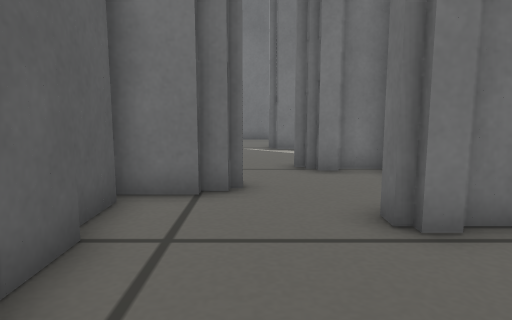
[1] (above)

16 first-person views from a walk through a robot-simulator world made for Gazebo. The camera is 0.3 m above the floor, tilts 8° down and sees 70° across. The floor is counted in squares, 0.2 m on a side. Each view is taken from the middle of a square. On the plan, view 1 faces up. The plan holds only what a view shows up to about 16 squares ahead; the rest is blank.

[2]
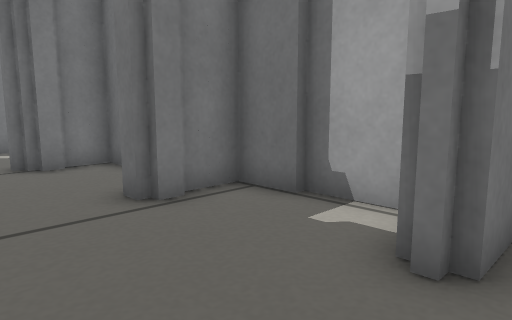

[3]
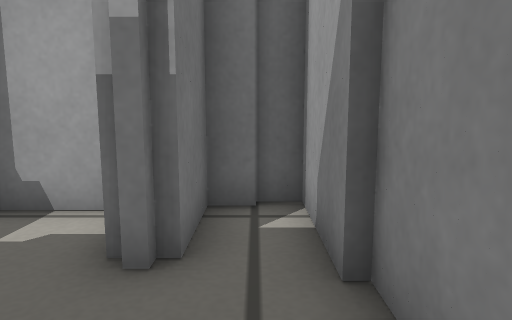

[4]
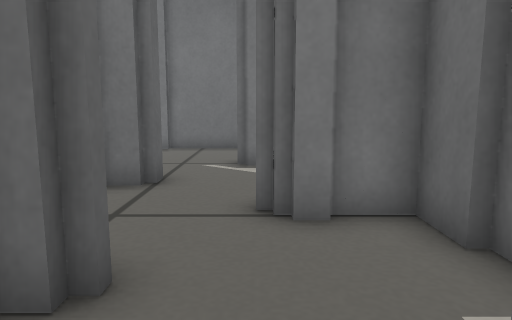

[5]
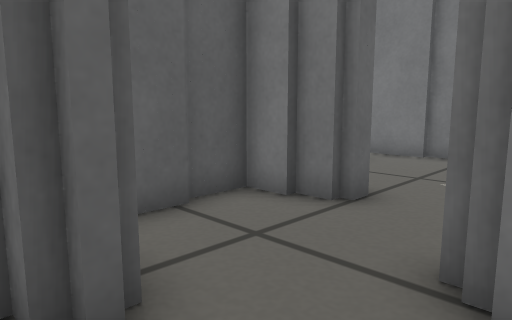

[6]
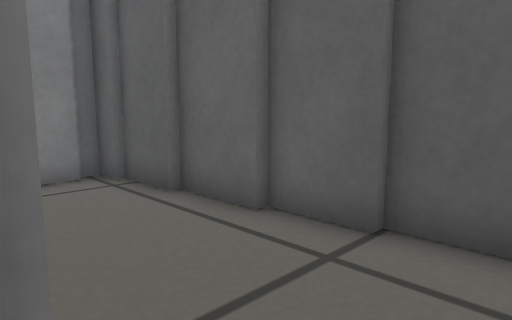

[7]
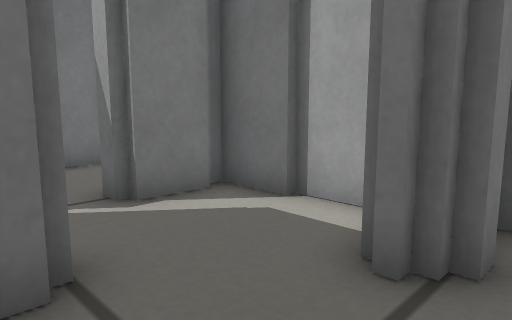

[8]
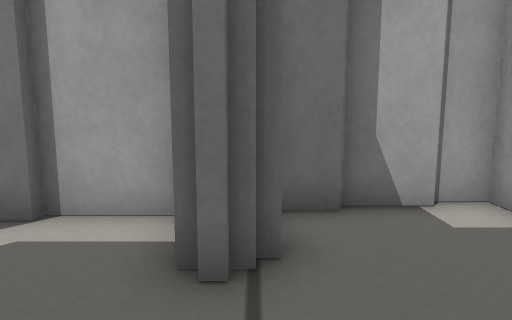

[9]
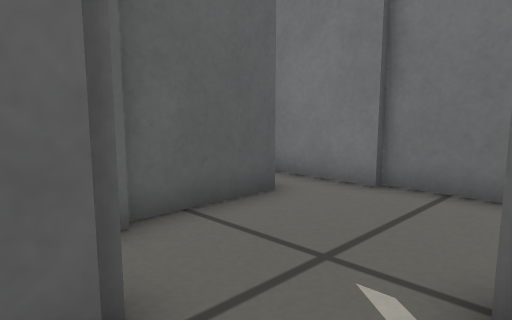

[10]
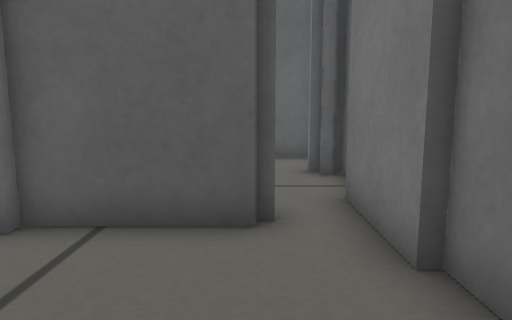

[11]
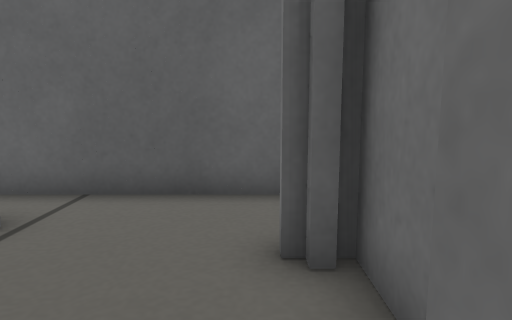

[12]
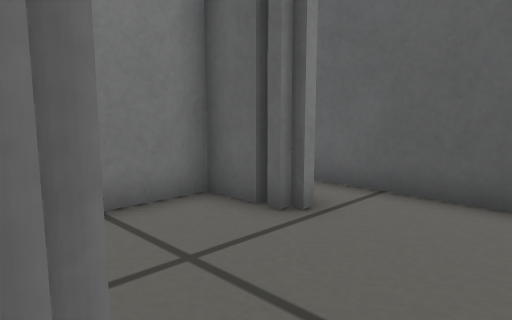

[13]
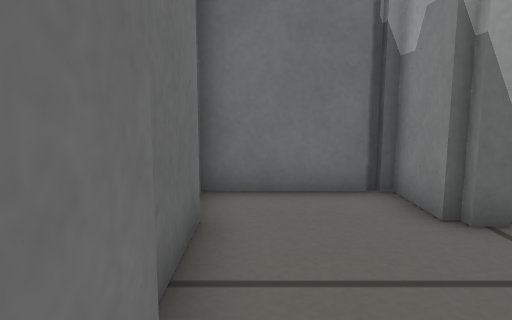

[14]
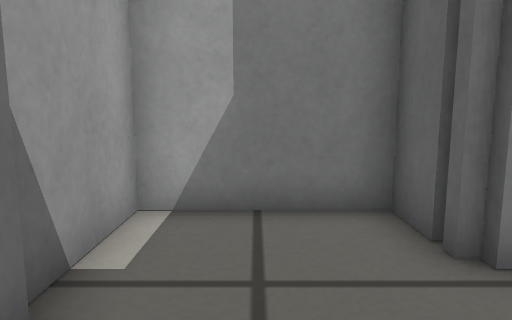

[15]
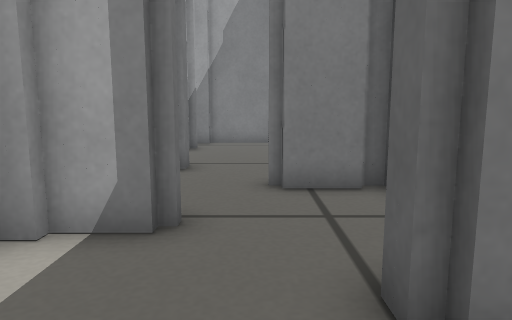

[16]
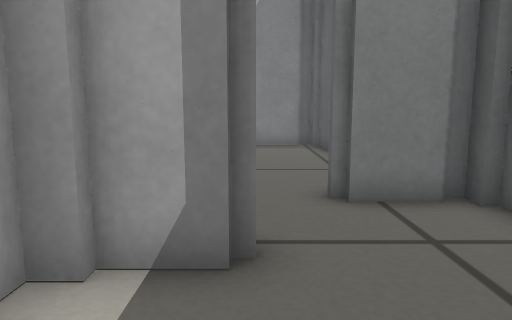

### Floor plan
Points are (right, up) in squares from view 1. A wall is a line through its corners. A room is listed if a view was taken in it or the views show most of it. See-through windows are left out.
Room 1 (views 1, 2, 3, 4, 5, 6, 7, 8, 9, 15, 16)
walls: (2.6, 4.2) (1.8, 4.2) (1.8, 5); (3.1, 5.2) (3.7, 5.2) (3.7, 6.1); (-0.9, 6.2) (-2.5, 6.2); (-0.2, 7.1) (-0.2, 6.5) (-1, 6.5); (3.5, 6.1) (3.5, 7.8); (-2, 4.1) (-2, 2.2); (-2.3, 5.8) (-2.3, 4); (3.3, 7.6) (3.3, 9) (2, 9); (4, 2.9) (4, 4.5) (2.6, 4.5); (-2.1, 7.3) (-0.5, 7.3); (2.1, 8.7) (1.3, 8.7) (1.3, 9.8); (-1.8, 2.2) (-1.8, 0.2); (1, 9.1) (1, 9.8) (2.5, 9.8); (-2.5, 7.6) (-2.5, 7) (-2, 7); (4.3, 1.1) (4.3, 3); (2.4, 10) (3, 10) (3, 12); (-1.5, 0.4) (-1.5, -1.5); (2.6, 0) (2.1, 0); (-2.7, 9.4) (-2.7, 7.5); (-1.9, 10.8) (-3, 10.8) (-3, 9.4); (1.9, -1.8) (4.7, -1.8) (4.7, -1); (4.5, -1) (4.5, -0.3) (2.5, -0.3); (-1, 11.9) (-1, 11) (-2, 11); (2.8, 12) (2.8, 13.7) (2.4, 13.7); (-0.9, -2) (2, -2); (-1.3, -2.2) (-0.8, -2.2); (0.5, 13.6) (0.5, 14.5); (2.4, 13.5) (0.8, 13.5)
ways out: opening at (0, 13.5) to room 2
Room 2 (views 10, 11, 12, 13)
walls: (-2.1, 17.5) (-5, 17.5); (0.5, 14.5) (2.5, 14.5) (2.5, 18) (1, 18); (-3.5, 16.1) (-3.5, 13); (0.8, 17.8) (-2.2, 17.8)
ways out: opening at (0, 13.5) to room 1; opening at (-4, 17) to room 3
Room 3 (view 14)
walls: (-8, 13.1) (-8, 11.8) (-4.3, 11.8) (-4.3, 14.5); (-5.9, 18) (-7.5, 18); (-10.3, 17.6) (-10.3, 12.4)
ways out: opening at (-4, 17) to room 2

Positions as (right, up) in squares from view 1, and headings:
1: (0, 0), facing up
2: (-1, -1), facing up-right
3: (-1, -1), facing right
4: (1, 4), facing up
5: (2, 6), facing up-left
6: (2, 6), facing down-left
7: (-2, 8), facing up-right
8: (-2, 9), facing right
9: (1, 11), facing up-left
10: (1, 16), facing left
11: (-4, 17), facing left
12: (-4, 17), facing down-left
13: (-4, 17), facing right
14: (-6, 17), facing down
15: (0, 14), facing down
16: (1, 13), facing down
